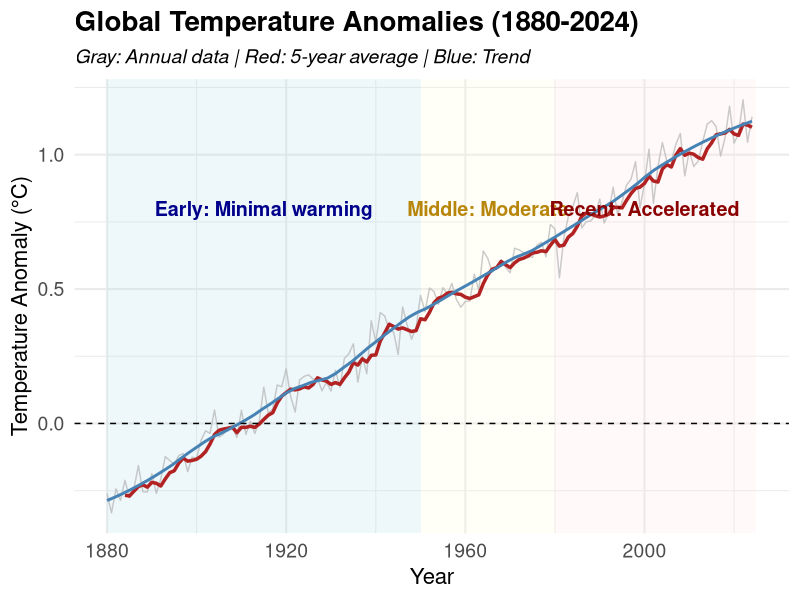
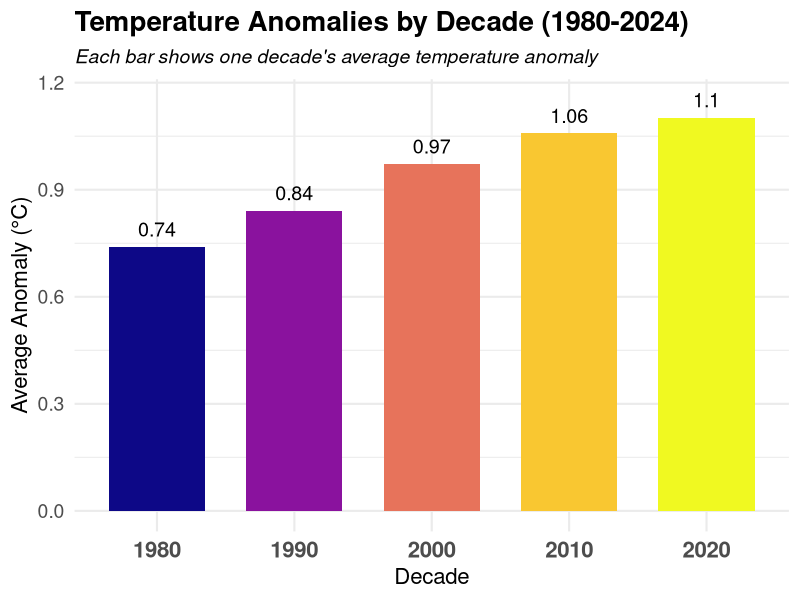
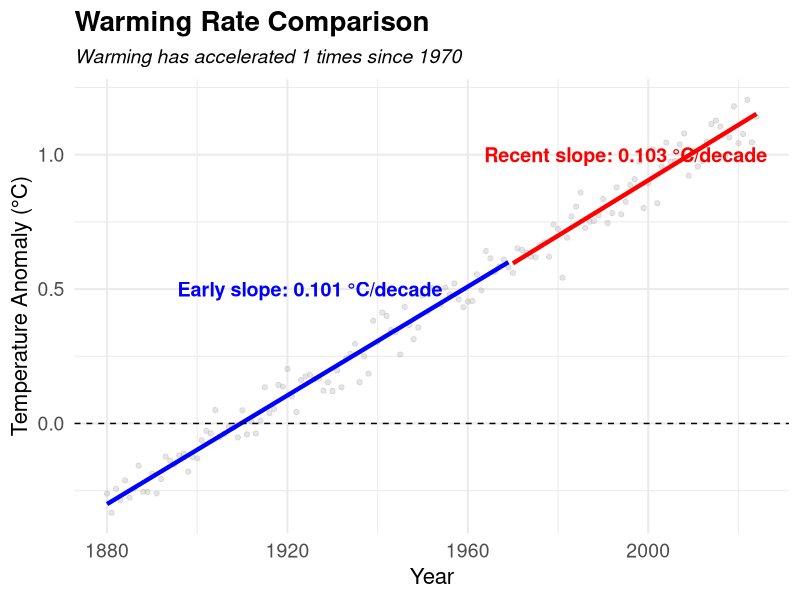

Reproduce these figures in R, in order.
## ---- chunk 1
#| echo: false
#| message: false
#| warning: false

# Load libraries
library(tidyverse)
library(lubridate)
library(scales)

# Install and load zoo package
if (!requireNamespace("zoo", quietly = TRUE)) {
  install.packages("zoo")
  library(zoo)
} else {
  library(zoo)
}

# Create simulated temperature data
set.seed(123)
years <- rep(1880:2024, each = 12)
months <- rep(1:12, times = length(1880:2024))

# Create temperature data with warming trend
temp_data <- tibble(
  year = years,
  month = months,
  date = make_date(year, month, 1),
  anomaly = rnorm(length(years), 
                  mean = (years - 1880) * 0.01 - 0.3, 
                  sd = 0.2)
)

# Calculate yearly averages
yearly_temps <- temp_data %>%
  group_by(year) %>%
  summarize(
    avg_anomaly = mean(anomaly),
    .groups = "drop"
  )

# Create 5-year moving average
moving_avg <- yearly_temps %>%
  mutate(
    rolling_avg = rollmean(avg_anomaly, 5, fill = NA, align = "right")
  )

# Focus on recent data
recent_data <- moving_avg %>%
  filter(year >= 1980)

# Calculate decades
decades <- recent_data %>%
  mutate(decade = floor(year/10) * 10) %>%
  group_by(decade) %>%
  summarize(
    avg_anomaly = mean(avg_anomaly, na.rm = TRUE),
    .groups = "drop"
  )

# Statistical models for different periods
model_all <- lm(avg_anomaly ~ year, data = yearly_temps)
model_early <- lm(avg_anomaly ~ year, data = filter(yearly_temps, year < 1970))
model_recent <- lm(avg_anomaly ~ year, data = filter(yearly_temps, year >= 1970))

# Create comparison table
models_comparison <- tibble(
  Time_Period = c("Full Period (1880-2024)", "Early (1880-1969)", "Recent (1970-2024)"),
  Slope = c(coef(model_all)[2], coef(model_early)[2], coef(model_recent)[2]),
  Warming_Per_Decade = c(coef(model_all)[2], coef(model_early)[2], coef(model_recent)[2]) * 10,
  R_squared = c(summary(model_all)$r.squared, 
                summary(model_early)$r.squared, 
                summary(model_recent)$r.squared)
)

# Calculate acceleration factor
accel_factor <- round(models_comparison$Warming_Per_Decade[3] / models_comparison$Warming_Per_Decade[2], 1)
## ---- chunk 2
#| echo: false
#| fig-width: 10
#| fig-height: 6.5

# Create enhanced visualization
ggplot(moving_avg, aes(x = year)) +
  # Add period backgrounds
  annotate("rect", xmin = 1880, xmax = 1950, ymin = -Inf, ymax = Inf, 
           fill = "lightblue", alpha = 0.2) +
  annotate("rect", xmin = 1950, xmax = 1980, ymin = -Inf, ymax = Inf, 
           fill = "lightyellow", alpha = 0.2) +
  annotate("rect", xmin = 1980, xmax = 2025, ymin = -Inf, ymax = Inf, 
           fill = "mistyrose", alpha = 0.2) +
  # Add data lines
  geom_line(aes(y = avg_anomaly), color = "gray70", alpha = 0.7) +
  geom_line(aes(y = rolling_avg), color = "firebrick", size = 1.2) +
  geom_smooth(aes(y = avg_anomaly), method = "loess", span = 0.25, 
              color = "steelblue", se = FALSE) +
  geom_hline(yintercept = 0, linetype = "dashed", color = "black") +
  # Add labels for periods
  annotate("text", x = 1915, y = 0.8, label = "Early: Minimal warming", 
           color = "darkblue", size = 5, fontface = "bold") +
  annotate("text", x = 1965, y = 0.8, label = "Middle: Moderate", 
           color = "darkgoldenrod", size = 5, fontface = "bold") +
  annotate("text", x = 2000, y = 0.8, label = "Recent: Accelerated", 
           color = "darkred", size = 5, fontface = "bold") +
  # Chart labels
  labs(
    title = "Global Temperature Anomalies (1880-2024)",
    subtitle = "Gray: Annual data | Red: 5-year average | Blue: Trend",
    x = "Year",
    y = "Temperature Anomaly (°C)"
  ) +
  theme_minimal(base_size = 16) +
  theme(
    plot.title = element_text(face = "bold", size = 20),
    plot.subtitle = element_text(size = 14, face = "italic"),
    axis.title = element_text(size = 16),
    axis.text = element_text(size = 14),
    legend.position = "none"
  )
## ---- chunk 3
#| echo: false
#| fig-width: 10
#| fig-height: 6.5

# Create bar chart
ggplot() +
  geom_col(data = decades, 
           aes(x = as.factor(decade), y = avg_anomaly, fill = avg_anomaly),
           width = 0.7) +
  geom_text(data = decades,
            aes(x = as.factor(decade), y = avg_anomaly + 0.05, 
                label = round(avg_anomaly, 2)),
            color = "black", size = 5) +
  scale_fill_viridis_c(option = "plasma") +
  labs(
    title = "Temperature Anomalies by Decade (1980-2024)",
    subtitle = "Each bar shows one decade's average temperature anomaly",
    x = "Decade",
    y = "Average Anomaly (°C)"
  ) +
  theme_minimal(base_size = 16) +
  theme(
    plot.title = element_text(face = "bold", size = 20),
    plot.subtitle = element_text(size = 14, face = "italic"),
    axis.title = element_text(size = 16),
    axis.text = element_text(size = 14),
    axis.text.x = element_text(size = 16, face = "bold"),
    legend.position = "none"
  )
## ---- chunk 4
#| echo: false
#| fig-width: 10
#| fig-height: 6.5

# Plot the regression lines
ggplot(yearly_temps, aes(x = year, y = avg_anomaly)) +
  geom_point(alpha = 0.3, color = "darkgray") +
  # Early period regression line
  geom_smooth(data = filter(yearly_temps, year < 1970),
              method = "lm", se = FALSE, color = "blue", linewidth = 1.5) +
  # Recent period regression line  
  geom_smooth(data = filter(yearly_temps, year >= 1970),
              method = "lm", se = FALSE, color = "red", linewidth = 1.5) +
  geom_hline(yintercept = 0, linetype = "dashed") +
  annotate("text", x = 1925, y = 0.5, 
           label = paste("Early slope:", round(models_comparison$Warming_Per_Decade[2], 3), "°C/decade"),
           color = "blue", size = 5, fontface = "bold") +
  annotate("text", x = 1995, y = 1, 
           label = paste("Recent slope:", round(models_comparison$Warming_Per_Decade[3], 3), "°C/decade"),
           color = "red", size = 5, fontface = "bold") +
  labs(
    title = "Warming Rate Comparison",
    subtitle = paste("Warming has accelerated", accel_factor, "times since 1970"),
    x = "Year",
    y = "Temperature Anomaly (°C)"
  ) +
  theme_minimal(base_size = 16) +
  theme(
    plot.title = element_text(face = "bold", size = 20),
    plot.subtitle = element_text(size = 14, face = "italic"),
    axis.title = element_text(size = 16),
    axis.text = element_text(size = 14)
  )
